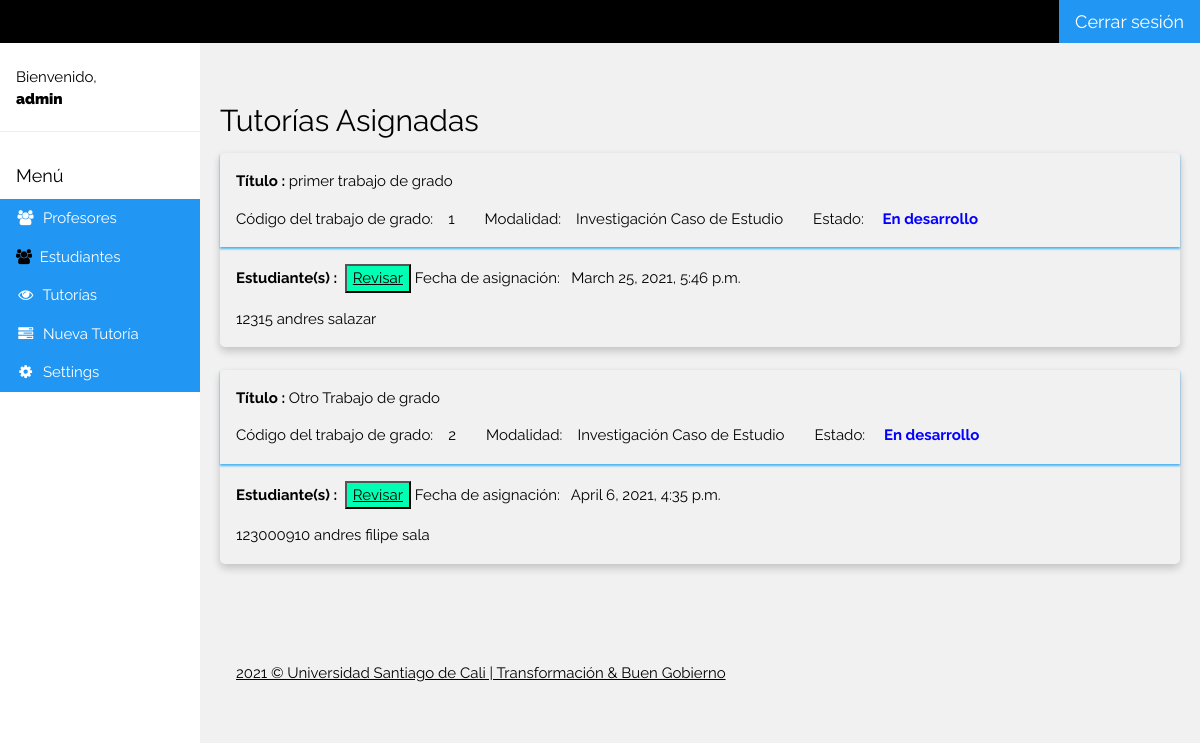
Screenshot of /tragrados/ (signed in) with the database file from the repository.
### appusc/models.py (models this page shows, shortened)
class tgrados(models.Model):
    titulo=models.CharField(max_length=400)
    estado=models.CharField(max_length=100,choices=estados,default='En desarrollo')
    modalidad=models.CharField(max_length=100,choices=modalidades,default='Investigación Caso de Estudio')
    cedula1=models.IntegerField()
    nombre1=models.CharField(max_length=400)
    apellidos1=models.CharField(max_length=400)
    programa1=models.CharField(max_length=400)
    cedula2=models.IntegerField(blank=True,null=True)
    nombre2=models.CharField(max_length=400,blank=True, default='')
    apellidos2=models.CharField(max_length=400,blank=True, default='')
    programa2=models.CharField(max_length=400,blank=True, default='')
    cedula3=models.IntegerField(blank=True,null=True)
    nombre3=models.CharField(max_length=400,blank=True, default='')
    apellidos3=models.CharField(max_length=400,blank=True, default='')
    programa3=models.CharField(max_length=400,blank=True, default='')
    fecha_asignacion=models.DateTimeField(default=timezone.now)

### appusc/views.py (the view)
# urls.py: path('tragrados/',views.tragrados),
def tragrados(request):
    tgs=tgrados.objects.all()
    return render(request,'appusc/tragrados_tm.html',{'tgs':tgs})

### appusc/templates/appusc/tragrados_tm.html (shortened to what this page needs)
{% extends 'appusc/base.html' %}
    {% block content %}
        <br>
        <br>
            <h2>Tutorías Asignadas</h2>
            {% for registro in tgs %}
            <div class="card">
              <div class="leftcontainer">
                <p><b>Título : </b>{{ registro.titulo }}</p>
                <p> Código del trabajo de grado:&emsp;{{ registro.id }}&emsp;&emsp;Modalidad:&emsp;{{ registro.modalidad }}&emsp;&emsp;Estado:&emsp; <b style="color: rgb(4, 0, 255);">{{ registro.estado }}</b></p>
              </div>
              <div class="container">
                <p><b>Estudiante(s) :</b>&nbsp;&nbsp;<button style=" background-color: rgb(0, 255, 179);"><a href="{% url 'tgrados_historial_tm' registro.id %}" type="submit">Revisar</a></button>&nbsp;Fecha de asignación: &nbsp; {{ registro.fecha_asignacion }} </p>
                <p>{{ registro.cedula1 }}&nbsp;{{ registro.nombre1 }}&nbsp;{{ registro.apellidos1 }}</p>
               </div>
            </div>
            <br>
            {% endfor %}
            <br>
     {% endblock %}

### appusc/templates/appusc/base.html (shortened to what this page needs)
{% load static %}
<!DOCTYPE html>
<html>
<link rel="stylesheet" href="{% static 'css/w3.css' %}">
<link rel="stylesheet" href="https://cdnjs.cloudflare.com/ajax/libs/font-awesome/4.7.0/css/font-awesome.min.css">
<body class="w3-light-grey">
<div class="w3-bar w3-top w3-black w3-large" style="z-index:4">
  <a class="w3-button w3-blue w3-right" href="/detail">Cerrar sesión</a>
</div>
<nav class="w3-sidebar w3-collapse w3-white w3-animate-left" style="z-index:3;width:200px;" id="mySidebar"><br>
  <div class="w3-container w3-row">
    <div class="w3-col s8 w3-bar">
      <span>Bienvenido, <strong><b>{{request.user.username}}</b></strong></span><br>
    </div>
  </div>
  <hr>
  <div class="w3-container">
    <h5>Menú</h5>
  </div>
  <div class="w3-bar-block">
    <a href="/ctg_listaprofes_tm" class="w3-bar-item w3-button w3-padding w3-blue"><i class="fa fa-users fa-fw"></i>  Profesores</a>
    <a href="/ctg_listaestudiantes_tm" class="w3-bar-item w3-button w3-padding w3-blue"><i class="fa fa-users w3-text-black"></i>  Estudiantes</a>
    <a href="/tragrados" class="w3-bar-item w3-button w3-padding w3-blue"><i class="fa fa-eye fa-fw"></i>  Tutorías</a>
    <a href="/nuevatutoria" class="w3-bar-item w3-button w3-padding w3-blue"><i class="fa fa-tasks fa-fw"></i>  Nueva Tutoría</a>
    <a href="#" class="w3-bar-item w3-button w3-padding w3-blue"><i class="fa fa-cog fa-fw"></i>  Settings</a><br><br>
  </div>
</nav>
<div class="w3-main" style="margin-left:220px;margin-top:43px;margin-right: 20px;">
  {% block content %}
  {% endblock %}
  <br>
  <footer class="w3-container w3-padding-16 w3-light-grey">
    <p> <a href="https://www.usc.edu.co" target="_blank">2021 © Universidad Santiago de Cali  |  Transformación & Buen Gobierno</a></p>
  </footer>
</div>
</body>
</html>

### appusc/static/css/w3.css (style rules this page uses)
html { box-sizing:border-box }
*,*:before,*:after { box-sizing:inherit }
html { -ms-text-size-adjust:100%;-webkit-text-size-adjust:100% }
body { margin:0 }
article,aside,details,figcaption,figure,footer,header,main,menu,nav,section { display:block }
a { background-color:transparent }
b,strong { font-weight:bolder }
hr { box-sizing:content-box;height:0;overflow:visible }
button,input,select,textarea,optgroup { font:inherit;margin:0 }
button,input { overflow:visible }
button,select { text-transform:none }
button,[type=button],[type=reset],[type=submit] { -webkit-appearance:button }
html,body { font-family:Verdana,sans-serif;font-size:15px;line-height:1.5 }
html { overflow-x:hidden }
h2 { font-size:30px }
h5 { font-size:18px }
h1,h2,h3,h4,h5,h6 { font-family:"Segoe UI",Arial,sans-serif;font-weight:400;margin:10px 0 }
hr { border:0;border-top:1px solid #eee;margin:20px 0 }
a { color:inherit }
.w3-btn,.w3-button { border:none;display:inline-block;padding:8px 16px;vertical-align:middle;overflow:hidden;text-decoration:none;color:inherit;background-color:inherit;text-align:center;cursor:pointer;white-space:nowrap }
.w3-btn,.w3-button { -webkit-touch-callout:none;-webkit-user-select:none;-khtml-user-select:none;-moz-user-select:none;-ms-user-select:none;user-select:none }
.w3-sidebar { height:100%;width:200px;background-color:#fff;position:fixed!important;z-index:1;overflow:auto }
.w3-main,#main { transition:margin-left .4s }
.w3-bar { width:100%;overflow:hidden }
.w3-bar .w3-button { white-space:normal }
.w3-bar-block .w3-bar-item { width:100%;display:block;padding:8px 16px;text-align:left;border:none;white-space:normal;float:none;outline:0 }
.w3-container:after,.w3-container:before,.w3-panel:after,.w3-panel:before,.w3-row:after,.w3-row:before,.w3-row-padding:after,.w3-row-padding:before, .w3-cell-row:before,.w3-cell-row:after,.w3-clear:after,.w3-clear:before,.w3-bar:before,.w3-bar:after { content:"";display:table;clear:both }
.w3-col,.w3-half,.w3-third,.w3-twothird,.w3-threequarter,.w3-quarter { float:left;width:100% }
.w3-col.s8 { width:66.66666% }
@media (min-width:993px) { .w3-sidebar.w3-collapse { display:block!important } }
.w3-top,.w3-bottom { position:fixed;width:100%;z-index:1 }
.w3-top { top:0 }
.w3-container,.w3-panel { padding:0.01em 16px }
.w3-animate-left { position:relative;animation:animateleft 0.4s }
.w3-large { font-size:18px!important }
.w3-padding { padding:8px 16px!important }
.w3-padding-16 { padding-top:16px!important;padding-bottom:16px!important }
.w3-right { float:right!important }
.w3-blue,.w3-hover-blue:hover { color:#fff!important;background-color:#2196F3!important }
.w3-white,.w3-hover-white:hover { color:#000!important;background-color:#fff!important }
.w3-black,.w3-hover-black:hover { color:#fff!important;background-color:#000!important }
.w3-light-grey,.w3-hover-light-grey:hover,.w3-light-gray,.w3-hover-light-gray:hover { color:#000!important;background-color:#f1f1f1!important }
.w3-text-black,.w3-hover-text-black:hover { color:#000!important }

### appusc/templates/appusc/base.html (style rules this page uses)
html,body,h1,h2,h3,h4,h5 { font-family: "Raleway", sans-serif }

### appusc/templates/appusc/tragrados_tm.html (style rules this page uses)
.card { box-shadow: 0 4px 8px 0 rgba(0,0,0,0.2); margin-left:0px; margin-right: 20px; transition: 0.3s; width: 100%; border-radius: 5px; }
.container { padding: 2px 16px; }
.leftcontainer { padding: 2px 16px; box-shadow: 0 2px 2px 0 rgba(7, 156, 241, 0.712); margin-left:0px; margin-right: 0px; }

### rows the page displays
tgrados: titulo "primer trabajo de grado", id "1", modalidad "Investigación Caso de Estudio", estado "En desarrollo", fecha_asignacion "March 25, 2021, 5:46 p.m.", cedula1 "12315", nombre1 "andres", apellidos1 "salazar"
tgrados: titulo "Otro Trabajo de grado", id "2", modalidad "Investigación Caso de Estudio", estado "En desarrollo", fecha_asignacion "April 6, 2021, 4:35 p.m.", cedula1 "123000910", nombre1 "andres filipe", apellidos1 "sala"

### other values shown
{{ request.user.username }} "admin"
